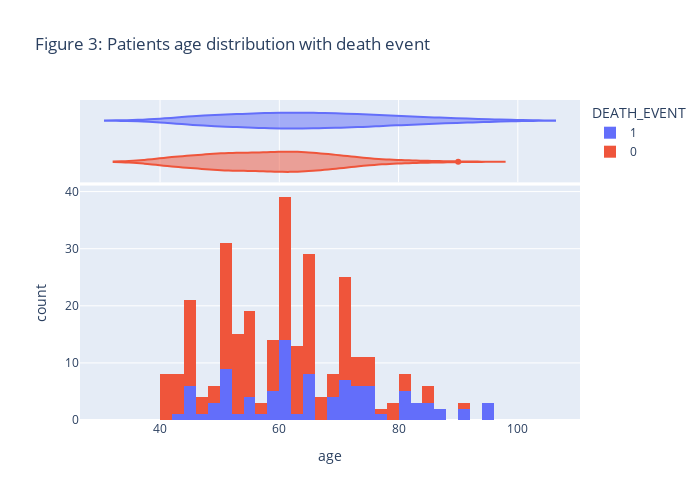

This figure's notebook cell:
### Markdown cell above
#### Analysis of age distribution in death event

### Code cell
plot_histogram(heart_data, 'age', 'DEATH_EVENT', NBINS, "violin",'Figure 3: Patients age distribution with death event')

### Figure 1 — Plotly figure (JSON) as saved in the notebook; plotly's stock layout.template omitted (floating-point values rounded to 4 significant figures; data arrays with more than 128 entries replaced by an {"elided": "..."} marker saying what was removed)
{"data": [{"xaxis": "x", "bingroup": "x", "nbinsx": 50, "marker": {"color": "#636efa"}, "alignmentgroup": "True", "legendgroup": "1", "offsetgroup": "1", "type": "histogram", "showlegend": true, "name": "1", "hovertemplate": "DEATH_EVENT=1<br>age=%{x}<br>count=%{y}<extra></extra>", "orientation": "v", "x": [75.0, 55.0, 65.0, 50.0, 65.0, 90.0, 75.0, 60.0, 65.0, 80.0, 75.0, 62.0, 45.0, 50.0, 82.0, 87.0, 45.0, 70.0, 48.0, 65.0, 68.0, 75.0, 80.0, 95.0, 70.0, 58.0, 82.0, 94.0, 85.0, 50.0, 65.0, 69.0, 90.0, 82.0, 60.0, 70.0, 50.0, 70.0, 60.0, 50.0, 51.0, 60.0, 80.0, 57.0, 68.0, 53.0, 60.0, 70.0, 60.0, 95.0, 49.0, 72.0, 45.0, 50.0, 45.0, 60.0, 42.0, 72.0, 70.0, 65.0, 85.0, 69.0, 60.0, 60.0, 59.0, 60.0, 72.0, 85.0, 70.0, 86.0, 60.0, 46.0, 80.0, 72.0, 75.0, 72.0, 50.0, 45.0, 80.0, 59.0, 59.0, 65.0, 75.0, 58.0, 60.67, 50.0, 60.0, 45.0, 77.0, 48.0, 54.0, 73.0, 60.0, 55.0, 65.0, 55.0], "yaxis": "y"}, {"xaxis": "x2", "alignmentgroup": "True", "marker": {"color": "#636efa"}, "offsetgroup": "1", "type": "violin", "showlegend": false, "hovertemplate": "DEATH_EVENT=1<br>age=%{x}<extra></extra>", "name": "1", "legendgroup": "1", "x": [75.0, 55.0, 65.0, 50.0, 65.0, 90.0, 75.0, 60.0, 65.0, 80.0, 75.0, 62.0, 45.0, 50.0, 82.0, 87.0, 45.0, 70.0, 48.0, 65.0, 68.0, 75.0, 80.0, 95.0, 70.0, 58.0, 82.0, 94.0, 85.0, 50.0, 65.0, 69.0, 90.0, 82.0, 60.0, 70.0, 50.0, 70.0, 60.0, 50.0, 51.0, 60.0, 80.0, 57.0, 68.0, 53.0, 60.0, 70.0, 60.0, 95.0, 49.0, 72.0, 45.0, 50.0, 45.0, 60.0, 42.0, 72.0, 70.0, 65.0, 85.0, 69.0, 60.0, 60.0, 59.0, 60.0, 72.0, 85.0, 70.0, 86.0, 60.0, 46.0, 80.0, 72.0, 75.0, 72.0, 50.0, 45.0, 80.0, 59.0, 59.0, 65.0, 75.0, 58.0, 60.67, 50.0, 60.0, 45.0, 77.0, 48.0, 54.0, 73.0, 60.0, 55.0, 65.0, 55.0], "yaxis": "y2", "scalegroup": "x"}, {"xaxis": "x", "bingroup": "x", "nbinsx": 50, "marker": {"color": "#EF553B"}, "alignmentgroup": "True", "legendgroup": "0", "offsetgroup": "0", "type": "histogram", "showlegend": true, "name": "0", "hovertemplate": "DEATH_EVENT=0<br>age=%{x}<br>count=%{y}<extra></extra>", "orientation": "v", "x": {"elided": "203 float values"}, "yaxis": "y"}, {"xaxis": "x2", "alignmentgroup": "True", "marker": {"color": "#EF553B"}, "offsetgroup": "0", "type": "violin", "showlegend": false, "hovertemplate": "DEATH_EVENT=0<br>age=%{x}<extra></extra>", "name": "0", "legendgroup": "0", "x": {"elided": "203 float values"}, "yaxis": "y2", "scalegroup": "x"}], "layout": {"xaxis": {"domain": [0.0, 1.0], "title": {"text": "age"}, "anchor": "y"}, "height": 500, "title": {"text": "Figure 3: Patients age distribution with death event"}, "width": 700, "legend": {"tracegroupgap": 0, "title": {"text": "DEATH_EVENT"}}, "yaxis2": {"domain": [0.7426, 1.0], "showline": false, "showgrid": false, "matches": "y2", "showticklabels": false, "ticks": "", "anchor": "x2"}, "yaxis": {"domain": [0.0, 0.7326], "title": {"text": "count"}, "anchor": "x"}, "barmode": "relative", "xaxis2": {"domain": [0.0, 1.0], "matches": "x", "showgrid": true, "showticklabels": false, "anchor": "y2"}}}
